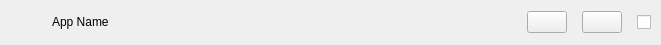
<?xml version="1.0" encoding="UTF-8"?>
<ui version="4.0">
 <class>StartupApp</class>
 <widget class="QWidget" name="StartupApp">
  <property name="geometry">
   <rect>
    <x>0</x>
    <y>0</y>
    <width>661</width>
    <height>45</height>
   </rect>
  </property>
  <property name="sizePolicy">
   <sizepolicy hsizetype="Expanding" vsizetype="Expanding">
    <horstretch>0</horstretch>
    <verstretch>0</verstretch>
   </sizepolicy>
  </property>
  <property name="minimumSize">
   <size>
    <width>0</width>
    <height>45</height>
   </size>
  </property>
  <property name="windowTitle">
   <string notr="true"/>
  </property>
  <layout class="QGridLayout" name="gridLayout">
   <property name="leftMargin">
    <number>0</number>
   </property>
   <property name="topMargin">
    <number>0</number>
   </property>
   <property name="rightMargin">
    <number>0</number>
   </property>
   <property name="bottomMargin">
    <number>0</number>
   </property>
   <property name="spacing">
    <number>0</number>
   </property>
   <item row="0" column="1">
    <widget class="QWidget" name="startupAppWidget" native="true">
     <property name="sizePolicy">
      <sizepolicy hsizetype="Expanding" vsizetype="Expanding">
       <horstretch>0</horstretch>
       <verstretch>0</verstretch>
      </sizepolicy>
     </property>
     <property name="cursor">
      <cursorShape>ArrowCursor</cursorShape>
     </property>
     <layout class="QHBoxLayout" name="startupAppLayout">
      <property name="spacing">
       <number>15</number>
      </property>
      <property name="leftMargin">
       <number>15</number>
      </property>
      <property name="topMargin">
       <number>10</number>
      </property>
      <property name="rightMargin">
       <number>10</number>
      </property>
      <property name="bottomMargin">
       <number>10</number>
      </property>
      <item>
       <widget class="QLabel" name="appIcon">
        <property name="minimumSize">
         <size>
          <width>22</width>
          <height>24</height>
         </size>
        </property>
        <property name="maximumSize">
         <size>
          <width>22</width>
          <height>24</height>
         </size>
        </property>
        <property name="text">
         <string/>
        </property>
        <property name="scaledContents">
         <bool>true</bool>
        </property>
       </widget>
      </item>
      <item alignment="Qt::AlignLeft|Qt::AlignVCenter">
       <widget class="QLabel" name="appName">
        <property name="text">
         <string notr="true">App Name</string>
        </property>
       </widget>
      </item>
      <item>
       <spacer name="horizontalSpacer">
        <property name="orientation">
         <enum>Qt::Horizontal</enum>
        </property>
        <property name="sizeHint" stdset="0">
         <size>
          <width>0</width>
          <height>0</height>
         </size>
        </property>
       </spacer>
      </item>
      <item alignment="Qt::AlignRight|Qt::AlignVCenter">
       <widget class="QPushButton" name="editAppBtn">
        <property name="cursor">
         <cursorShape>PointingHandCursor</cursorShape>
        </property>
        <property name="focusPolicy">
         <enum>Qt::NoFocus</enum>
        </property>
        <property name="text">
         <string/>
        </property>
        <property name="iconSize">
         <size>
          <width>18</width>
          <height>20</height>
         </size>
        </property>
       </widget>
      </item>
      <item alignment="Qt::AlignRight|Qt::AlignVCenter">
       <widget class="QPushButton" name="deleteAppBtn">
        <property name="cursor">
         <cursorShape>PointingHandCursor</cursorShape>
        </property>
        <property name="focusPolicy">
         <enum>Qt::NoFocus</enum>
        </property>
        <property name="text">
         <string/>
        </property>
        <property name="iconSize">
         <size>
          <width>22</width>
          <height>22</height>
         </size>
        </property>
       </widget>
      </item>
      <item alignment="Qt::AlignRight|Qt::AlignVCenter">
       <widget class="QCheckBox" name="startupCheck">
        <property name="cursor">
         <cursorShape>PointingHandCursor</cursorShape>
        </property>
        <property name="focusPolicy">
         <enum>Qt::NoFocus</enum>
        </property>
        <property name="styleSheet">
         <string notr="true"/>
        </property>
        <property name="iconSize">
         <size>
          <width>45</width>
          <height>23</height>
         </size>
        </property>
       </widget>
      </item>
     </layout>
    </widget>
   </item>
  </layout>
 </widget>
 <resources/>
 <connections/>
</ui>
